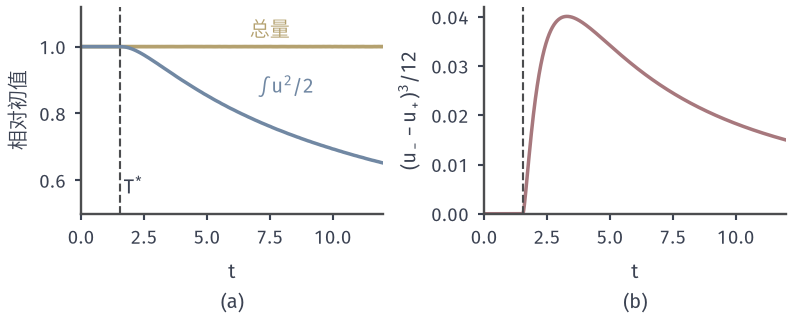

This figure's Python source:
from pathlib import Path
import sys
ROOT = next(p for p in Path(__file__).resolve().parents if (p/'build.sh').is_file() and (p/'tex/book.tex').is_file())
sys.path.insert(0, str(ROOT/'figures/06-differential-equations/02-partial-differential-equations/matplotlib/cons-common'))
from cons_common import *
# Target: for the bump datum mass stays constant and energy is constant before T*, then decays at the rate (u_- - u_+)^3/12.
fig, axs = figure(width_mm=112, height_mm=46, ncols=2)
T,Xs,UL,UR=bump_shock(12.0)
s=GRID0; ds=np.gradient(s)
E0=np.pi/4
Es=[]; Ms=[]
tt=np.linspace(TSTAR,12,120)
for t in tt:
    br=branches(max(t,TSTAR+1e-5)); il,ir=br; g=np.interp(t,T,Xs); X=s+t*bump(s)
    xl=np.interp(g,X[:il+1],s[:il+1]); xr=np.interp(g,X[ir:],s[ir:])
    k=(s<xl)|(s>xr); J=1+t*dbump(s)
    Es.append(np.sum((bump(s)**2/2*J*ds)[k])); Ms.append(np.sum((bump(s)*J*ds)[k]))
Es=np.array(Es)/np.sum(bump(s)**2/2*ds); Ms=np.array(Ms)/np.sum(bump(s)*ds)
ax=axs[0]; style(ax); ax.plot(np.r_[0,tt],np.r_[Ms[0],Ms],color=YELLOW,lw=1.5); ax.plot(np.r_[0,tt],np.r_[1,Es],color=BLUE,lw=1.4)
ax.axvline(TSTAR,color=LINE,lw=.85,ls='--'); ax.text(TSTAR+.15,.56,'$T^{*}$')
ax.text(6.7,1.03,'总量',color=YELLOW); ax.text(7,.86,'$\\int u^2/2$',color=BLUE)
ax.set_xlim(0,12); ax.set_ylim(.5,1.12); ax.set_ylabel('相对初值'); sub(ax,'a','$t$')
ax=axs[1]; style(ax); ax.plot(np.r_[0,TSTAR,T],np.r_[0,0,(UL-UR)**3/12],color=RED,lw=1.4)
ax.axvline(TSTAR,color=LINE,lw=.85,ls='--'); ax.set_xlim(0,12); ax.set_ylim(0,None); ax.set_ylabel('$(u_--u_+)^3/12$'); sub(ax,'b','$t$')
save(fig, HERE(__file__), 'figure', {'formula':'integrals in Lagrangian variable; dissipation rate'})
